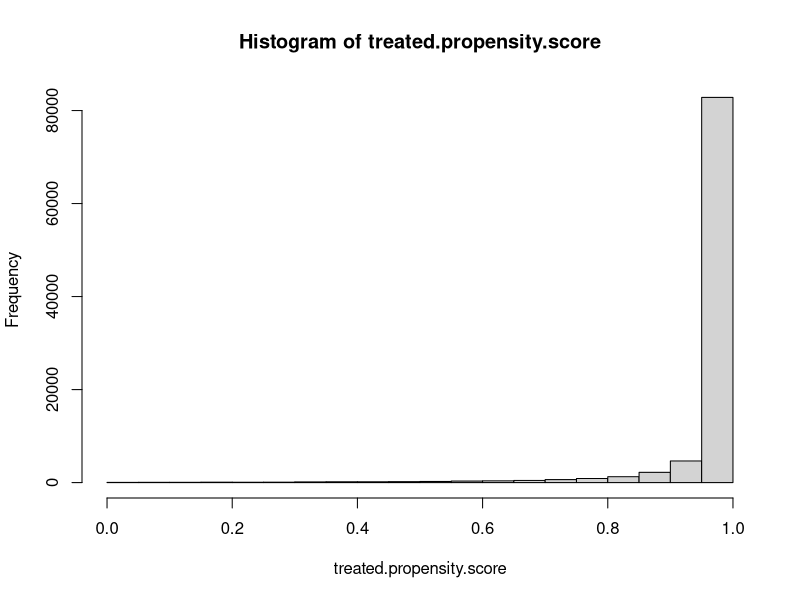
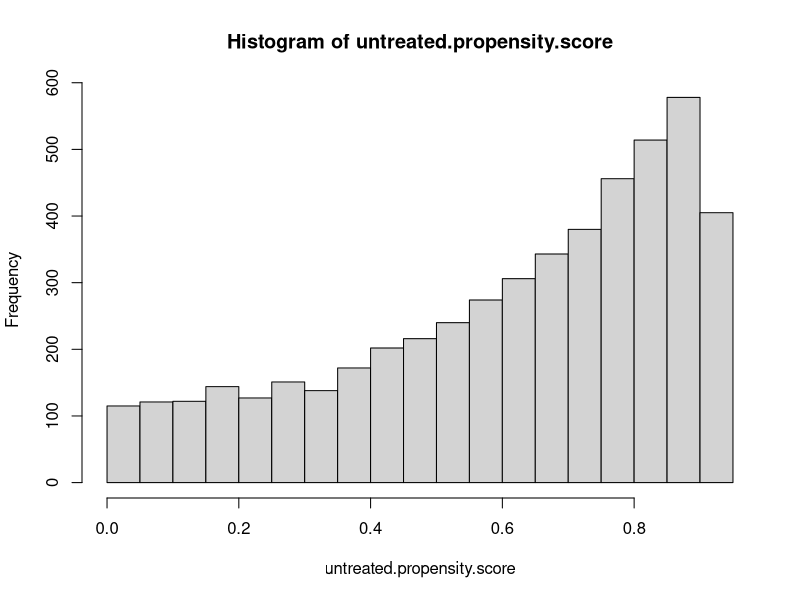
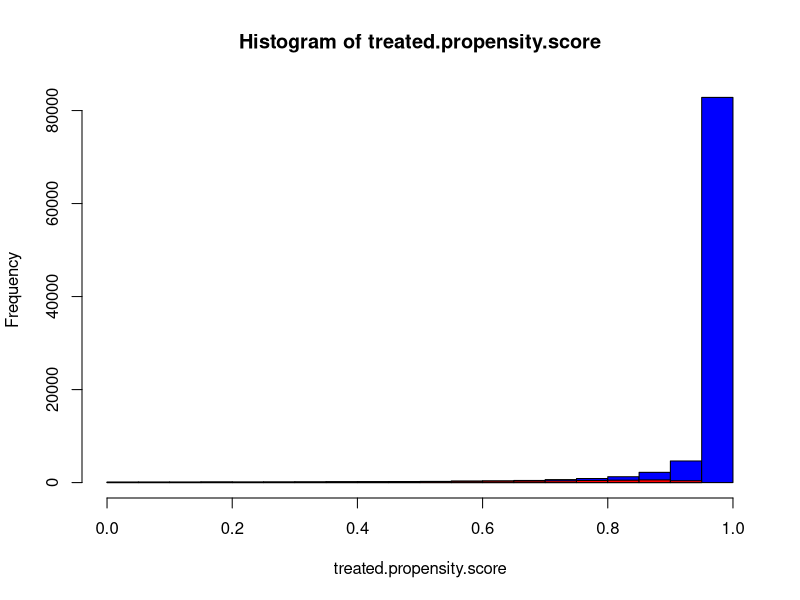
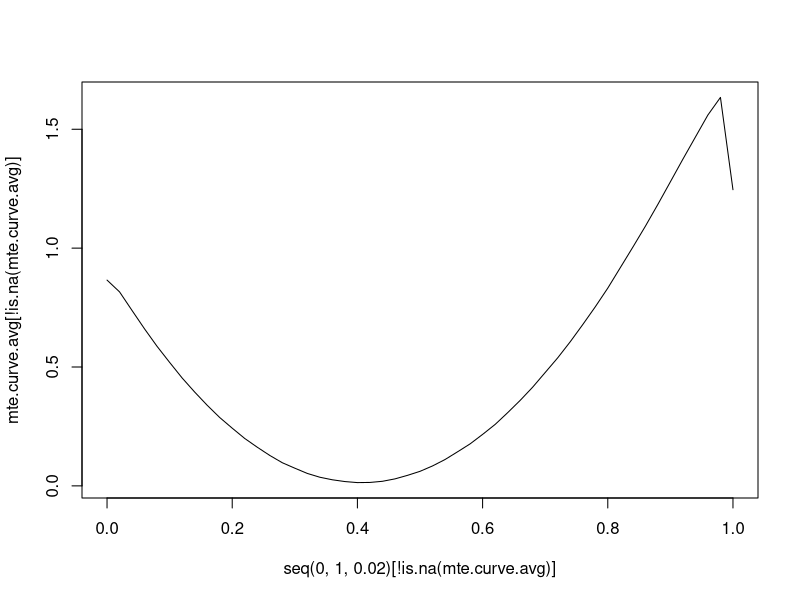
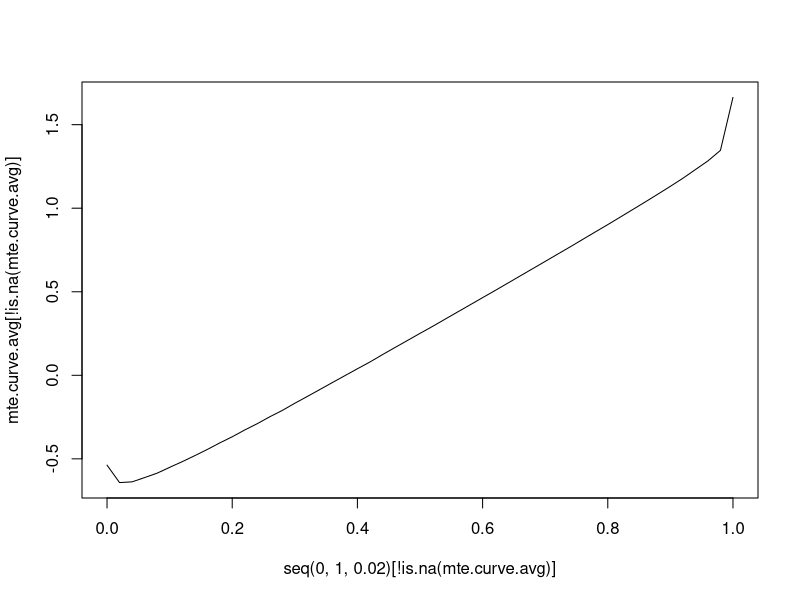
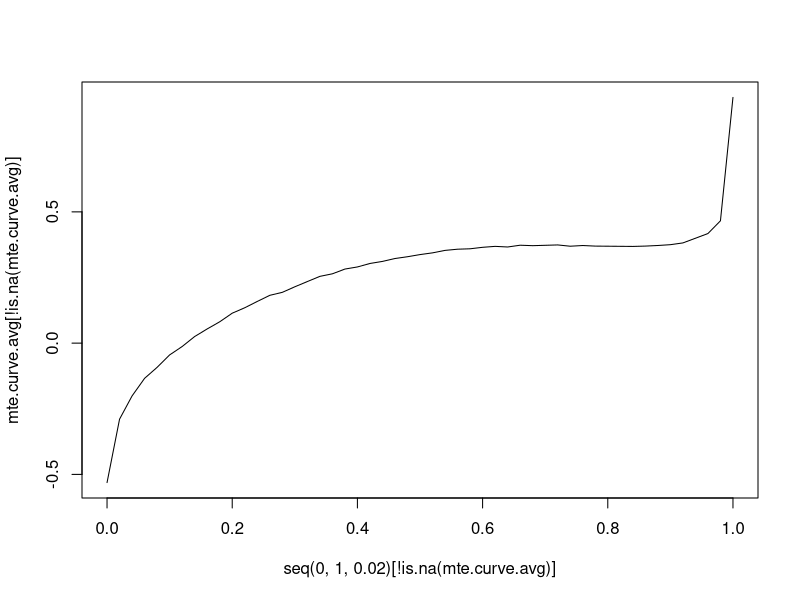

Recreate these plots in R, in order.

set.seed(54)

n <- 100000
pi.0 <- 0
pi.1 <- 0.25
pi.2 <- 1
beta.0 <- 1
beta.1 <- 1
theta <- 0.05


#	Question 2.1
X.i <- rnorm(n, 0, 1)
Z.star.i <- rnorm(n, 0, 1)
epsilon.i <- rnorm(n, 0, 0.5)
U.D <- runif(n)

U.0i <- 1.5 * (U.D - 0.5) - U.D^2 + epsilon.i
U.1i <- -0.5 * (U.D - 0.5) + U.D^2 + epsilon.i

v.i <- 1/U.D
D.star.i <- pi.0 + pi.1 * Z.star.i + pi.2 * X.i + v.i

Y.0i <- U.0i + beta.0 * X.i + theta * X.i^2
Y.1i <- U.1i + beta.1 * X.i + theta * X.i^2

D.i <- rep(0, n)
D.i[D.star.i >= 0] <- 1
Y.i <- D.i * Y.1i + (1 - D.i) * Y.0i

first.stage <- glm(D.i ~ Z.star.i + X.i, family = binomial(link = "probit"))
propensity.score <- first.stage$fitted

treated.propensity.score <- propensity.score[D.i == 1]
untreated.propensity.score <- propensity.score[D.i == 0]
histogram.treated <- hist(treated.propensity.score)
histogram.untreated <- hist(untreated.propensity.score)
plot(histogram.treated, col = 'blue')
plot(histogram.untreated, add = TRUE, col = 'red')


#	Question 2.2
mte.curves <- matrix(nrow = length(seq(0, 1, 0.02)), ncol = 25)
for (i in 1:25) {
	X.i <- rnorm(n, 0, 1)
	Z.star.i <- rnorm(n, 0, 1)
	epsilon.i <- rnorm(n, 0, 0.5)
	U.D <- runif(n)
	
	U.0i <- 1.5 * (U.D - 0.5) - U.D^2 + epsilon.i
	U.1i <- -0.5 * (U.D - 0.5) + U.D^2 + epsilon.i
	
	v.i <- 1/U.D
	D.star.i <- pi.0 + pi.1 * Z.star.i + pi.2 * X.i + v.i
	
	Y.0i <- U.0i + beta.0 * X.i + theta * X.i^2
	Y.1i <- U.1i + beta.1 * X.i + theta * X.i^2
	
	D.i <- rep(0, n)
	D.i[D.star.i >= 0] <- 1
	Y.i <- D.i * Y.1i + (1 - D.i) * Y.0i
	
	first.stage <- glm(D.i ~ Z.star.i + X.i, family = binomial(link = "probit"))
	propensity.score <- first.stage$fitted
	
	mte.reg <- lm(Y.i ~ X.i + I(X.i^2) + propensity.score * X.i + propensity.score * I(X.i^2) + propensity.score + I(propensity.score^2) + I(propensity.score^3))
	gamma.hat.0 <-  mte.reg$coefficients['X.i']
	gamma.hat.1 <-  mte.reg$coefficients['I(X.i^2)']
	beta.hat.1 <- mte.reg$coefficients['X.i:propensity.score']
	beta.hat.2 <- mte.reg$coefficients['I(X.i^2):propensity.score']
	pi.hat.1 <- mte.reg$coefficients['propensity.score']
	pi.hat.2 <- mte.reg$coefficients['I(propensity.score^2)']
	pi.hat.3 <- mte.reg$coefficients['I(propensity.score^3)']
	mte.derivative <- beta.hat.1 * X.i + beta.hat.2 * X.i^2 + pi.hat.1 + 2 * pi.hat.2 * propensity.score + 3 * pi.hat.3 * propensity.score^2
	
	ATE <- mean(mte.derivative)
	ATU <- mean(mte.derivative[D.i == 0])
	ATT <- mean(mte.derivative[D.i == 1])

	mte.curve <- c()
	propensity.score <- round(propensity.score, 2)
	for (j in seq(0, 1, 0.02)){
		mte.curve <- append(mte.curve, mean(mte.derivative[propensity.score == j]))
	}
	mte.curves <- cbind(mte.curves, matrix(mte.curve))
}

mte.curve.avg <- c()
for (k in 1:length(seq(0, 1, 0.02))) {
	mte.curve.avg <- append(mte.curve.avg, mean(mte.curves[k,], na.rm = TRUE))
}
plot(seq(0, 1, 0.02)[!is.na(mte.curve.avg)], mte.curve.avg[!is.na(mte.curve.avg)], type = 'l')


#	Question 2.3
mte.curves <- matrix(nrow = length(seq(0, 1, 0.02)), ncol = 25)
for (i in 1:25) {
	X.i <- rnorm(n, 0, 1)
	Z.star.i <- rnorm(n, 0, 1)
	epsilon.i <- rnorm(n, 0, 0.5)
	U.D <- runif(n)
	
	U.0i <- 1.5 * (U.D - 0.5) - U.D^2 + epsilon.i
	U.1i <- -0.5 * (U.D - 0.5) + U.D^2 + epsilon.i
	
	v.i <- 1/U.D
	D.star.i <- pi.0 + pi.1 * Z.star.i + pi.2 * X.i + v.i
	
	Y.0i <- U.0i + beta.0 * X.i + theta * X.i^2
	Y.1i <- U.1i + beta.1 * X.i + theta * X.i^2
	
	D.i <- rep(0, n)
	D.i[D.star.i >= 0] <- 1
	Y.i <- D.i * Y.1i + (1 - D.i) * Y.0i
	
	first.stage <- glm(D.i ~ Z.star.i + X.i, family = binomial(link = "probit"))
	propensity.score <- first.stage$fitted
	
	mte.reg <- lm(Y.i ~ X.i + I(X.i^2) + propensity.score * X.i + propensity.score * I(X.i^2) + propensity.score + I(propensity.score^2))
	gamma.hat.0 <-  mte.reg$coefficients['X.i']
	gamma.hat.1 <-  mte.reg$coefficients['I(X.i^2)']
	beta.hat.1 <- mte.reg$coefficients['X.i:propensity.score']
	beta.hat.2 <- mte.reg$coefficients['I(X.i^2):propensity.score']
	pi.hat.1 <- mte.reg$coefficients['propensity.score']
	pi.hat.2 <- mte.reg$coefficients['I(propensity.score^2)']
	mte.derivative <- beta.hat.1 * X.i + beta.hat.2 * X.i^2 + pi.hat.1 + 2 * pi.hat.2 * propensity.score
	
	ATE <- mean(mte.derivative)
	ATU <- mean(mte.derivative[D.i == 0])
	ATT <- mean(mte.derivative[D.i == 1])

	mte.curve <- c()
	propensity.score <- round(propensity.score, 2)
	for (j in seq(0, 1, 0.02)){
		mte.curve <- append(mte.curve, mean(mte.derivative[propensity.score == j]))
	}
	mte.curves <- cbind(mte.curves, matrix(mte.curve))
}

mte.curve.avg <- c()
for (k in 1:length(seq(0, 1, 0.02))) {
	mte.curve.avg <- append(mte.curve.avg, mean(mte.curves[k,], na.rm = TRUE))
}
plot(seq(0, 1, 0.02)[!is.na(mte.curve.avg)], mte.curve.avg[!is.na(mte.curve.avg)], type = 'l')


#	Question 2.4
mte.curves <- matrix(nrow = length(seq(0, 1, 0.02)), ncol = 25)
for (i in 1:25) {
	X.i <- rnorm(n, 0, 1)
	Z.star.i <- rnorm(n, 0, 1)
	epsilon.i <- rnorm(n, 0, 0.5)
	U.D <- runif(n)
	
	U.0i <- 1.5 * (U.D - 0.5) - U.D^2 + epsilon.i
	U.1i <- -0.5 * (U.D - 0.5) + U.D^2 + epsilon.i
	
	v.i <- 1/U.D
	D.star.i <- pi.0 + pi.1 * Z.star.i + pi.2 * X.i + v.i
	
	Y.0i <- U.0i + beta.0 * X.i + theta * X.i^2
	Y.1i <- U.1i + beta.1 * X.i + theta * X.i^2
	
	D.i <- rep(0, n)
	D.i[D.star.i >= 0] <- 1
	Y.i <- D.i * Y.1i + (1 - D.i) * Y.0i
	
	first.stage <- glm(D.i ~ Z.star.i + X.i, family = binomial(link = "probit"))
	propensity.score <- first.stage$fitted
	
	mte.reg <- lm(Y.i ~ X.i + propensity.score * X.i + propensity.score + I(propensity.score^2) + I(propensity.score^3))
	gamma.hat.0 <-  mte.reg$coefficients['X.i']
	beta.hat.1 <- mte.reg$coefficients['X.i:propensity.score']
	pi.hat.1 <- mte.reg$coefficients['propensity.score']
	pi.hat.2 <- mte.reg$coefficients['I(propensity.score^2)']
	pi.hat.3 <- mte.reg$coefficients['I(propensity.score^3)']
	mte.derivative <- beta.hat.1 * X.i + pi.hat.1 + 2 * pi.hat.2 * propensity.score + 3 * pi.hat.3 * propensity.score^2
	
	ATE <- mean(mte.derivative)
	ATU <- mean(mte.derivative[D.i == 0])
	ATT <- mean(mte.derivative[D.i == 1])

	mte.curve <- c()
	propensity.score <- round(propensity.score, 2)
	for (j in seq(0, 1, 0.02)){
		mte.curve <- append(mte.curve, mean(mte.derivative[propensity.score == j]))
	}
	mte.curves <- cbind(mte.curves, matrix(mte.curve))
}

mte.curve.avg <- c()
for (k in 1:length(seq(0, 1, 0.02))) {
	mte.curve.avg <- append(mte.curve.avg, mean(mte.curves[k,], na.rm = TRUE))
}
plot(seq(0, 1, 0.02)[!is.na(mte.curve.avg)], mte.curve.avg[!is.na(mte.curve.avg)], type = 'l')
